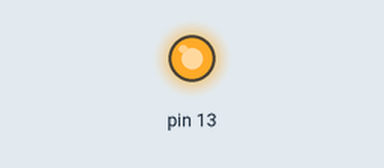
This sketch was run on a simulated Arduino Uno, built with avr-gcc and run on an emulated ATmega328P. Shown: output pins drawn as LEDs (lit = HIGH). What the sketch prints to the serial monitor is not drawn.

Above: at 2.5 s.
At 7.5 s:
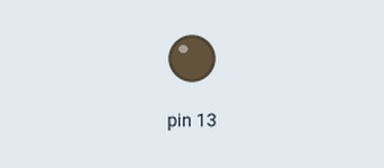
Timing chart, 0 to 13.0 s (numbered marks = the images above):
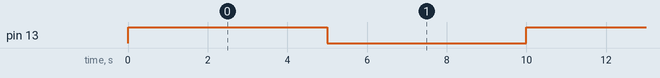

The sketch:

um.ino
```cpp
#include "GyverTimers.h"

int a[] = { 1, 2, 3, 4, 5, 6, 7, 8, 9, 10 };

void setup() {
  Serial.begin(9600);
  // Устанавливаем период таймера 333000 мкс -> 0.333 c (3 раза в секунду)
  Timer2.setPeriod(300000);
  Timer2.enableISR();   // запускаем прерывание на канале А таймера 2
  pinMode(13, OUTPUT);  // будем мигать
}

void loop() {
  digitalWrite(13, 1);
  for (int i : a) {
    delay(500);
  }
  digitalWrite(13, 0);
  for (int i : a) {
    delay(500);
  }
}

// Прерывание А таймера 2
ISR(TIMER2_A) {
  Serial.println("isr!");
}
```

Measured:
- by itself, pin 13: alternates HIGH for 5.0 s and LOW for 5.0 s
